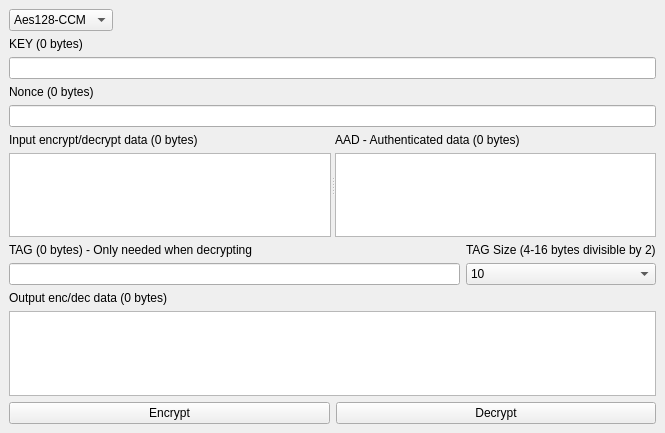
<?xml version="1.0" encoding="UTF-8"?>
<ui version="4.0">
 <class>UiAeAesCcm</class>
 <widget class="QMainWindow" name="UiAeAesCcm">
  <property name="geometry">
   <rect>
    <x>0</x>
    <y>0</y>
    <width>665</width>
    <height>433</height>
   </rect>
  </property>
  <property name="windowTitle">
   <string>AEAD - AES-CCM</string>
  </property>
  <widget class="QWidget" name="centralwidget">
   <layout class="QGridLayout" name="gridLayout">
    <item row="0" column="0">
     <widget class="QComboBox" name="comboBox_Mode">
      <property name="sizePolicy">
       <sizepolicy hsizetype="Maximum" vsizetype="Fixed">
        <horstretch>0</horstretch>
        <verstretch>0</verstretch>
       </sizepolicy>
      </property>
      <item>
       <property name="text">
        <string>Aes128-CCM</string>
       </property>
      </item>
     </widget>
    </item>
    <item row="1" column="0">
     <widget class="QLabel" name="label_Key">
      <property name="text">
       <string>KEY (0 bytes)</string>
      </property>
     </widget>
    </item>
    <item row="2" column="0" colspan="2">
     <widget class="QLineEdit" name="lineEdit_Key">
      <property name="font">
       <font>
        <family>Consolas</family>
       </font>
      </property>
     </widget>
    </item>
    <item row="3" column="0">
     <widget class="QLabel" name="label_Nonce">
      <property name="text">
       <string>Nonce (0 bytes)</string>
      </property>
     </widget>
    </item>
    <item row="4" column="0" colspan="2">
     <widget class="QLineEdit" name="lineEdit_Nonce">
      <property name="font">
       <font>
        <family>Consolas</family>
       </font>
      </property>
      <property name="text">
       <string/>
      </property>
     </widget>
    </item>
    <item row="5" column="0" colspan="2">
     <widget class="QSplitter" name="splitter">
      <property name="orientation">
       <enum>Qt::Horizontal</enum>
      </property>
      <widget class="QWidget" name="verticalLayoutWidget_2">
       <layout class="QVBoxLayout" name="verticalLayout_2">
        <item>
         <widget class="QLabel" name="label_InputEncDec">
          <property name="text">
           <string>Input encrypt/decrypt data (0 bytes)</string>
          </property>
         </widget>
        </item>
        <item>
         <widget class="QTextEdit" name="textEdit_InputDataEncDec">
          <property name="font">
           <font>
            <family>Consolas</family>
           </font>
          </property>
          <property name="html">
           <string>&lt;!DOCTYPE HTML PUBLIC &quot;-//W3C//DTD HTML 4.0//EN&quot; &quot;http://www.w3.org/TR/REC-html40/strict.dtd&quot;&gt;
&lt;html&gt;&lt;head&gt;&lt;meta name=&quot;qrichtext&quot; content=&quot;1&quot; /&gt;&lt;meta charset=&quot;utf-8&quot; /&gt;&lt;style type=&quot;text/css&quot;&gt;
p, li { white-space: pre-wrap; }
hr { height: 1px; border-width: 0; }
li.unchecked::marker { content: &quot;\2610&quot;; }
li.checked::marker { content: &quot;\2612&quot;; }
&lt;/style&gt;&lt;/head&gt;&lt;body style=&quot; font-family:'Consolas'; font-size:9pt; font-weight:400; font-style:normal;&quot;&gt;
&lt;p style=&quot;-qt-paragraph-type:empty; margin-top:0px; margin-bottom:0px; margin-left:0px; margin-right:0px; -qt-block-indent:0; text-indent:0px;&quot;&gt;&lt;br /&gt;&lt;/p&gt;&lt;/body&gt;&lt;/html&gt;</string>
          </property>
         </widget>
        </item>
       </layout>
      </widget>
      <widget class="QWidget" name="verticalLayoutWidget">
       <layout class="QVBoxLayout" name="verticalLayout">
        <item>
         <widget class="QLabel" name="label_InputAuth">
          <property name="text">
           <string>AAD - Authenticated data (0 bytes)</string>
          </property>
         </widget>
        </item>
        <item>
         <widget class="QTextEdit" name="textEdit_InputDataAuth">
          <property name="font">
           <font>
            <family>Consolas</family>
           </font>
          </property>
          <property name="html">
           <string>&lt;!DOCTYPE HTML PUBLIC &quot;-//W3C//DTD HTML 4.0//EN&quot; &quot;http://www.w3.org/TR/REC-html40/strict.dtd&quot;&gt;
&lt;html&gt;&lt;head&gt;&lt;meta name=&quot;qrichtext&quot; content=&quot;1&quot; /&gt;&lt;meta charset=&quot;utf-8&quot; /&gt;&lt;style type=&quot;text/css&quot;&gt;
p, li { white-space: pre-wrap; }
hr { height: 1px; border-width: 0; }
li.unchecked::marker { content: &quot;\2610&quot;; }
li.checked::marker { content: &quot;\2612&quot;; }
&lt;/style&gt;&lt;/head&gt;&lt;body style=&quot; font-family:'Consolas'; font-size:9pt; font-weight:400; font-style:normal;&quot;&gt;
&lt;p style=&quot;-qt-paragraph-type:empty; margin-top:0px; margin-bottom:0px; margin-left:0px; margin-right:0px; -qt-block-indent:0; text-indent:0px;&quot;&gt;&lt;br /&gt;&lt;/p&gt;&lt;/body&gt;&lt;/html&gt;</string>
          </property>
         </widget>
        </item>
       </layout>
      </widget>
     </widget>
    </item>
    <item row="6" column="0">
     <layout class="QVBoxLayout" name="verticalLayout_4">
      <item>
       <widget class="QLabel" name="label_Mac">
        <property name="text">
         <string>TAG (0 bytes) - Only needed when decrypting</string>
        </property>
       </widget>
      </item>
      <item>
       <widget class="QLineEdit" name="lineEdit_Tag">
        <property name="font">
         <font>
          <family>Consolas</family>
         </font>
        </property>
       </widget>
      </item>
     </layout>
    </item>
    <item row="6" column="1">
     <layout class="QVBoxLayout" name="verticalLayout_3">
      <item>
       <widget class="QLabel" name="label_Mac_2">
        <property name="sizePolicy">
         <sizepolicy hsizetype="Preferred" vsizetype="Maximum">
          <horstretch>0</horstretch>
          <verstretch>0</verstretch>
         </sizepolicy>
        </property>
        <property name="text">
         <string>TAG Size (4-16 bytes divisible by 2)</string>
        </property>
       </widget>
      </item>
      <item>
       <widget class="QComboBox" name="comboBox_TagSize">
        <property name="currentIndex">
         <number>3</number>
        </property>
        <item>
         <property name="text">
          <string>4</string>
         </property>
        </item>
        <item>
         <property name="text">
          <string>6</string>
         </property>
        </item>
        <item>
         <property name="text">
          <string>8</string>
         </property>
        </item>
        <item>
         <property name="text">
          <string>10</string>
         </property>
        </item>
        <item>
         <property name="text">
          <string>12</string>
         </property>
        </item>
        <item>
         <property name="text">
          <string>14</string>
         </property>
        </item>
        <item>
         <property name="text">
          <string>16</string>
         </property>
        </item>
       </widget>
      </item>
     </layout>
    </item>
    <item row="7" column="0" colspan="2">
     <layout class="QGridLayout" name="gridLayout_Output">
      <item row="1" column="0" colspan="2">
       <widget class="QTextEdit" name="textEdit_OutputData">
        <property name="font">
         <font>
          <family>Consolas</family>
         </font>
        </property>
        <property name="html">
         <string>&lt;!DOCTYPE HTML PUBLIC &quot;-//W3C//DTD HTML 4.0//EN&quot; &quot;http://www.w3.org/TR/REC-html40/strict.dtd&quot;&gt;
&lt;html&gt;&lt;head&gt;&lt;meta name=&quot;qrichtext&quot; content=&quot;1&quot; /&gt;&lt;meta charset=&quot;utf-8&quot; /&gt;&lt;style type=&quot;text/css&quot;&gt;
p, li { white-space: pre-wrap; }
hr { height: 1px; border-width: 0; }
li.unchecked::marker { content: &quot;\2610&quot;; }
li.checked::marker { content: &quot;\2612&quot;; }
&lt;/style&gt;&lt;/head&gt;&lt;body style=&quot; font-family:'Consolas'; font-size:9pt; font-weight:400; font-style:normal;&quot;&gt;
&lt;p style=&quot;-qt-paragraph-type:empty; margin-top:0px; margin-bottom:0px; margin-left:0px; margin-right:0px; -qt-block-indent:0; text-indent:0px;&quot;&gt;&lt;br /&gt;&lt;/p&gt;&lt;/body&gt;&lt;/html&gt;</string>
        </property>
       </widget>
      </item>
      <item row="2" column="1">
       <widget class="QPushButton" name="pushButton_Decrypt">
        <property name="text">
         <string>Decrypt</string>
        </property>
       </widget>
      </item>
      <item row="0" column="0" colspan="2">
       <widget class="QLabel" name="label_OutputData">
        <property name="text">
         <string>Output enc/dec data (0 bytes)</string>
        </property>
       </widget>
      </item>
      <item row="2" column="0">
       <widget class="QPushButton" name="pushButton_Encrypt">
        <property name="text">
         <string>Encrypt</string>
        </property>
       </widget>
      </item>
     </layout>
    </item>
   </layout>
  </widget>
 </widget>
 <resources/>
 <connections/>
</ui>
